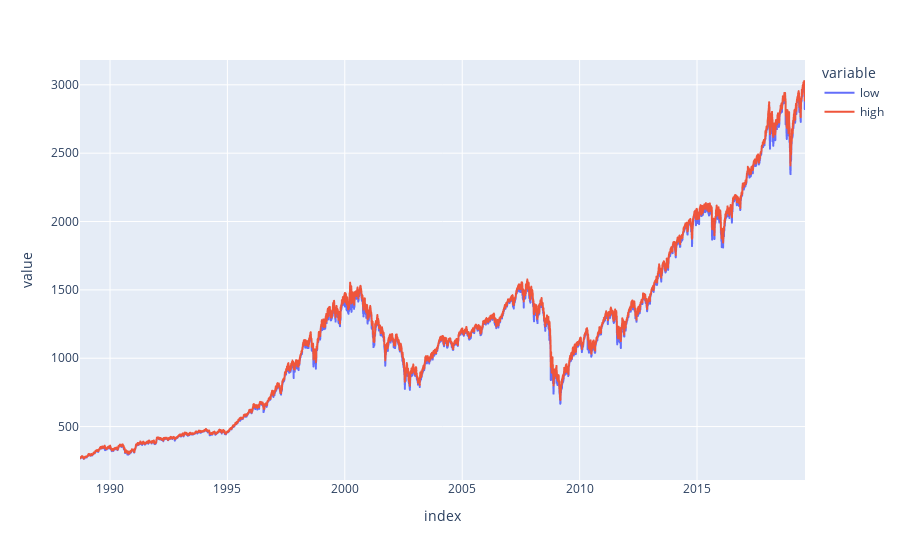

Notebook code cell kept with this figure:
### Markdown cell above
## Alternative plotting

The package "matplotlib" has been the standard python plotting package for many years, but recently "plotly" has gained much popularity for its ease of use and visual quality. It is already pre-installed in Google Colab.

Plotly works great as an interactive plotting tool, supporting zooming and other operations directly inside a jupyter notebook/google colab.

### Code cell
import plotly.express as px

fig = px.line(sp500, x= sp500.index, y=["low", "high"])
fig.show()

### Figure 1 — Plotly figure (JSON) as saved in the notebook; plotly's stock layout.template omitted (floating-point values rounded to 4 significant figures; data arrays with more than 128 entries replaced by an {"elided": "..."} marker saying what was removed)
{"data": [{"hovertemplate": "variable=low<br>index=%{x}<br>value=%{y}<extra></extra>", "legendgroup": "low", "line": {"color": "#636efa", "dash": "solid"}, "marker": {"symbol": "circle"}, "mode": "lines", "name": "low", "showlegend": true, "type": "scattergl", "x": {"elided": "7782 str values"}, "xaxis": "x", "y": {"elided": "7782 float values"}, "yaxis": "y"}, {"hovertemplate": "variable=high<br>index=%{x}<br>value=%{y}<extra></extra>", "legendgroup": "high", "line": {"color": "#EF553B", "dash": "solid"}, "marker": {"symbol": "circle"}, "mode": "lines", "name": "high", "showlegend": true, "type": "scattergl", "x": {"elided": "7782 str values"}, "xaxis": "x", "y": {"elided": "7782 float values"}, "yaxis": "y"}], "layout": {"legend": {"title": {"text": "variable"}, "tracegroupgap": 0}, "margin": {"t": 60}, "xaxis": {"anchor": "y", "domain": [0, 1], "title": {"text": "index"}}, "yaxis": {"anchor": "x", "domain": [0, 1], "title": {"text": "value"}}}}
